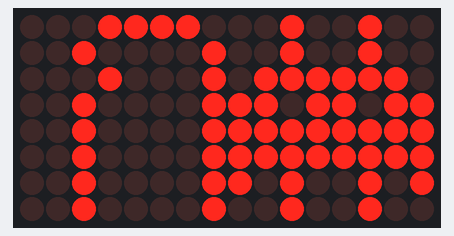
This sketch was run on a simulated Arduino Uno, built with avr-gcc and run on an emulated ATmega328P. Shown: 16×8 LED matrix.

Above: at 0.4 s.
At 0.81 s:
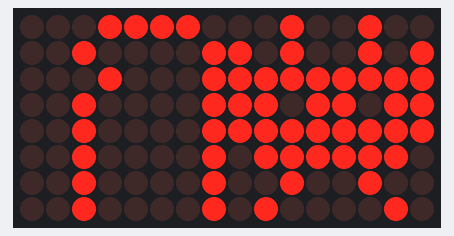

The sketch:

EP8_Dotmatrix_2_Display.ino
```cpp
#include "LedControl.h"

LedControl lc=LedControl(12,11,10,2);  // Pins: DIN,CLK,CS, # of Display connected

unsigned long delayTime=200;  // Delay between Frames

// Put values in arrays
byte invader1a[] =
{
   B00011110,  // First frame of invader #1
   B00100001,
   B00010001,
   B00100001,
   B00100001,
   B00100001,
   B00100001,
   B00100001
};

byte invader1b[] =
{
   B00011110,  // First frame of invader #1
   B00100001,
   B00010001,
   B00100001,
   B00100001,
   B00100001,
   B00100001,
   B00100001
};

byte invader2a[] =
{
  B00100100, // First frame of invader #2
  B00100100,
  B01111110,
  B11011011,
  B11111111,
  B11111111,
  B10100101,
  B00100100
};

byte invader2b[] =
{
  B00100100, // Second frame of invader #2
  B10100101,
  B11111111,
  B11011011,
  B11111111,
  B01111110,
  B00100100,
  B01000010
};

void setup()
{
  lc.shutdown(0,false);  // Wake up displays
  lc.shutdown(1,false);
  lc.setIntensity(0,5);  // Set intensity levels
  lc.setIntensity(1,5);
  lc.clearDisplay(0);  // Clear Displays
  lc.clearDisplay(1);
}


//  Take values in Arrays and Display them
void sinvader1a()
{
  for (int i = 0; i < 8; i++)
  {
    lc.setRow(0,i,invader1a[i]);
  }
}

void sinvader1b()
{
  for (int i = 0; i < 8; i++)
  {
    lc.setRow(0,i,invader1b[i]);
  }
}

void sinvader2a()
{
  for (int i = 0; i < 8; i++)
  {
    lc.setRow(1,i,invader2a[i]);
  }
}

void sinvader2b()
{
  for (int i = 0; i < 8; i++)
  {
    lc.setRow(1,i,invader2b[i]);
  }
}

void loop()
{
// Put #1 frame on both Display
    sinvader1a();
    delay(delayTime);
    sinvader2a();
    delay(delayTime);


// Put #2 frame on both Display
    sinvader1b();
    delay(delayTime);
    sinvader2b();
    delay(delayTime);

}
```

Measured:
- what the display in image 0 shows lasts 0.4 s, from 0.2 s to 0.6 s
